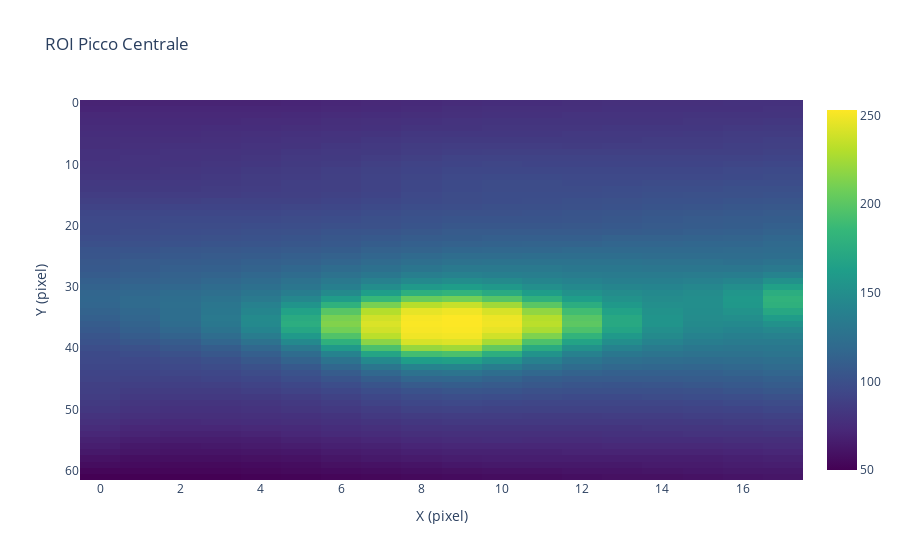

Write notebook code for a chart like this one.
### Code cell
# Plottare solo la ROI del picco centrale
frame = analyzer.frames[0]

# Estrai la ROI del picco centrale (indice 1)
top, bottom, left, right = frame.ROIs[1]  # 0=sinistra, 1=centro, 2=destra

# Estrai la regione dell'immagine
roi_data = frame.data[top:bottom, left:right]

# Visualizza (con transpose per allineare x e y correttamente)
import plotly.graph_objects as go

fig = go.Figure(
    data=go.Heatmap(
        z=roi_data,
        colorscale="Viridis",
    )
)
fig.update_layout(
    title="ROI Picco Centrale",
    xaxis_title="X (pixel)",
    yaxis_title="Y (pixel)",
    yaxis=dict(autorange="reversed"),  # Inverti Y per allineare con immagine
)
fig.show()

### Figure 1 — Plotly figure (JSON) as saved in the notebook; plotly's stock layout.template omitted (floating-point values rounded to 4 significant figures; data arrays with more than 128 entries replaced by an {"elided": "..."} marker saying what was removed)
{"data": [{"colorscale": [[0, "#440154"], [0.1111, "#482878"], [0.2222, "#3e4989"], [0.3333, "#31688e"], [0.4444, "#26828e"], [0.5556, "#1f9e89"], [0.6667, "#35b779"], [0.7778, "#6ece58"], [0.8889, "#b5de2b"], [1, "#fde725"]], "type": "heatmap", "z": {"elided": "62x18 float values"}}], "layout": {"title": {"text": "ROI Picco Centrale"}, "xaxis": {"title": {"text": "X (pixel)"}}, "yaxis": {"autorange": "reversed", "title": {"text": "Y (pixel)"}}}}
